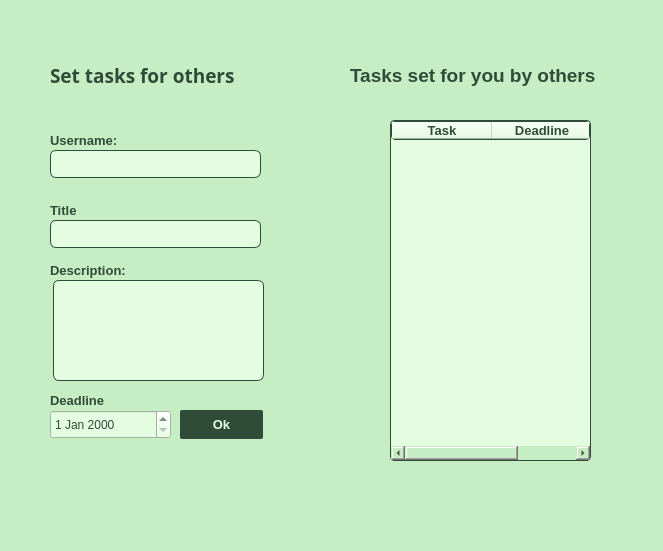
<?xml version="1.0" encoding="UTF-8"?>
<ui version="4.0">
 <class>dutiesWindow</class>
 <widget class="QMainWindow" name="dutiesWindow">
  <property name="geometry">
   <rect>
    <x>0</x>
    <y>0</y>
    <width>663</width>
    <height>551</height>
   </rect>
  </property>
  <property name="windowTitle">
   <string>MainWindow</string>
  </property>
  <property name="styleSheet">
   <string notr="true">background: #C6EDC3;</string>
  </property>
  <widget class="QWidget" name="centralwidget">
   <widget class="QLabel" name="label">
    <property name="geometry">
     <rect>
      <x>50</x>
      <y>60</y>
      <width>231</width>
      <height>31</height>
     </rect>
    </property>
    <property name="font">
     <font>
      <family>Microsoft YaHei</family>
      <pointsize>14</pointsize>
      <bold>true</bold>
     </font>
    </property>
    <property name="styleSheet">
     <string notr="true">color:#2F4C39;</string>
    </property>
    <property name="text">
     <string>Set tasks for others</string>
    </property>
   </widget>
   <widget class="QLabel" name="label_2">
    <property name="geometry">
     <rect>
      <x>50</x>
      <y>130</y>
      <width>91</width>
      <height>20</height>
     </rect>
    </property>
    <property name="sizePolicy">
     <sizepolicy hsizetype="Preferred" vsizetype="Preferred">
      <horstretch>0</horstretch>
      <verstretch>7</verstretch>
     </sizepolicy>
    </property>
    <property name="font">
     <font>
      <pointsize>10</pointsize>
      <bold>true</bold>
     </font>
    </property>
    <property name="styleSheet">
     <string notr="true">color:#2F4C39;</string>
    </property>
    <property name="text">
     <string>Username:</string>
    </property>
   </widget>
   <widget class="QLabel" name="label_3">
    <property name="geometry">
     <rect>
      <x>350</x>
      <y>60</y>
      <width>291</width>
      <height>31</height>
     </rect>
    </property>
    <property name="font">
     <font>
      <pointsize>14</pointsize>
      <bold>true</bold>
     </font>
    </property>
    <property name="styleSheet">
     <string notr="true">color:#2F4C39;</string>
    </property>
    <property name="text">
     <string>Tasks set for you by others</string>
    </property>
   </widget>
   <widget class="QLineEdit" name="UsernamelineEdit">
    <property name="geometry">
     <rect>
      <x>50</x>
      <y>150</y>
      <width>211</width>
      <height>28</height>
     </rect>
    </property>
    <property name="font">
     <font>
      <bold>true</bold>
     </font>
    </property>
    <property name="styleSheet">
     <string notr="true">border:  1px solid #2F4C39;
border-radius:6px;
background:#E4FDE1;
color:#2F4C39;</string>
    </property>
   </widget>
   <widget class="QLineEdit" name="TitleineEdit">
    <property name="geometry">
     <rect>
      <x>50</x>
      <y>220</y>
      <width>211</width>
      <height>28</height>
     </rect>
    </property>
    <property name="font">
     <font>
      <bold>true</bold>
     </font>
    </property>
    <property name="styleSheet">
     <string notr="true">border:  1px solid #2F4C39;
border-radius:6px;
background:#E4FDE1;
color:#2F4C39;</string>
    </property>
   </widget>
   <widget class="QDateEdit" name="Deadline">
    <property name="geometry">
     <rect>
      <x>50</x>
      <y>410</y>
      <width>121</width>
      <height>29</height>
     </rect>
    </property>
    <property name="styleSheet">
     <string notr="true">color:#2F4C39;
background:#E4FDE1;</string>
    </property>
   </widget>
   <widget class="QLabel" name="label_4">
    <property name="geometry">
     <rect>
      <x>50</x>
      <y>200</y>
      <width>63</width>
      <height>20</height>
     </rect>
    </property>
    <property name="font">
     <font>
      <pointsize>10</pointsize>
      <bold>true</bold>
     </font>
    </property>
    <property name="styleSheet">
     <string notr="true">color:#2F4C39;</string>
    </property>
    <property name="text">
     <string>Title</string>
    </property>
   </widget>
   <widget class="QLabel" name="label_5">
    <property name="geometry">
     <rect>
      <x>50</x>
      <y>390</y>
      <width>71</width>
      <height>20</height>
     </rect>
    </property>
    <property name="font">
     <font>
      <pointsize>10</pointsize>
      <bold>true</bold>
     </font>
    </property>
    <property name="styleSheet">
     <string notr="true">color:#2F4C39;</string>
    </property>
    <property name="text">
     <string>Deadline</string>
    </property>
   </widget>
   <widget class="QTreeWidget" name="treeWidget">
    <property name="geometry">
     <rect>
      <x>390</x>
      <y>120</y>
      <width>201</width>
      <height>341</height>
     </rect>
    </property>
    <property name="font">
     <font>
      <bold>true</bold>
     </font>
    </property>
    <property name="styleSheet">
     <string notr="true">background:#E4FDE1;
color:#2F4C39;
border : 1px solid #2F4C39;
border-radius:4px;

</string>
    </property>
    <column>
     <property name="text">
      <string>Task</string>
     </property>
     <property name="font">
      <font>
       <pointsize>10</pointsize>
       <bold>true</bold>
      </font>
     </property>
     <property name="textAlignment">
      <set>AlignCenter</set>
     </property>
    </column>
    <column>
     <property name="text">
      <string>Deadline</string>
     </property>
     <property name="font">
      <font>
       <pointsize>10</pointsize>
       <bold>true</bold>
      </font>
     </property>
     <property name="textAlignment">
      <set>AlignCenter</set>
     </property>
    </column>
    <column>
     <property name="text">
      <string/>
     </property>
     <property name="foreground">
      <brush brushstyle="NoBrush">
       <color alpha="255">
        <red>228</red>
        <green>253</green>
        <blue>225</blue>
       </color>
      </brush>
     </property>
    </column>
   </widget>
   <widget class="QTextEdit" name="DescriptiontextEdit">
    <property name="geometry">
     <rect>
      <x>53</x>
      <y>280</y>
      <width>211</width>
      <height>101</height>
     </rect>
    </property>
    <property name="font">
     <font>
      <bold>true</bold>
     </font>
    </property>
    <property name="styleSheet">
     <string notr="true">border:  1px solid #2F4C39;
border-radius:6px;
background:#E4FDE1;
color:#2F4C39;</string>
    </property>
   </widget>
   <widget class="QLabel" name="label_6">
    <property name="geometry">
     <rect>
      <x>50</x>
      <y>260</y>
      <width>91</width>
      <height>20</height>
     </rect>
    </property>
    <property name="font">
     <font>
      <pointsize>10</pointsize>
      <bold>true</bold>
     </font>
    </property>
    <property name="styleSheet">
     <string notr="true">color:#2F4C39;</string>
    </property>
    <property name="text">
     <string>Description:</string>
    </property>
   </widget>
   <widget class="QPushButton" name="OkButton">
    <property name="geometry">
     <rect>
      <x>180</x>
      <y>410</y>
      <width>83</width>
      <height>29</height>
     </rect>
    </property>
    <property name="font">
     <font>
      <pointsize>10</pointsize>
      <bold>true</bold>
     </font>
    </property>
    <property name="styleSheet">
     <string notr="true">background:#2F4C39;
color:#E4FDE1;
border-radius:2px;</string>
    </property>
    <property name="text">
     <string>Ok</string>
    </property>
   </widget>
   <widget class="QPushButton" name="pushButton">
    <property name="geometry">
     <rect>
      <x>10</x>
      <y>10</y>
      <width>35</width>
      <height>35</height>
     </rect>
    </property>
    <property name="styleSheet">
     <string notr="true">background-image:url(:/Back.png);
border-radius:10px;</string>
    </property>
    <property name="text">
     <string/>
    </property>
   </widget>
  </widget>
  <widget class="QMenuBar" name="menubar">
   <property name="geometry">
    <rect>
     <x>0</x>
     <y>0</y>
     <width>663</width>
     <height>25</height>
    </rect>
   </property>
  </widget>
  <widget class="QStatusBar" name="statusbar"/>
 </widget>
 <resources/>
 <connections/>
</ui>
